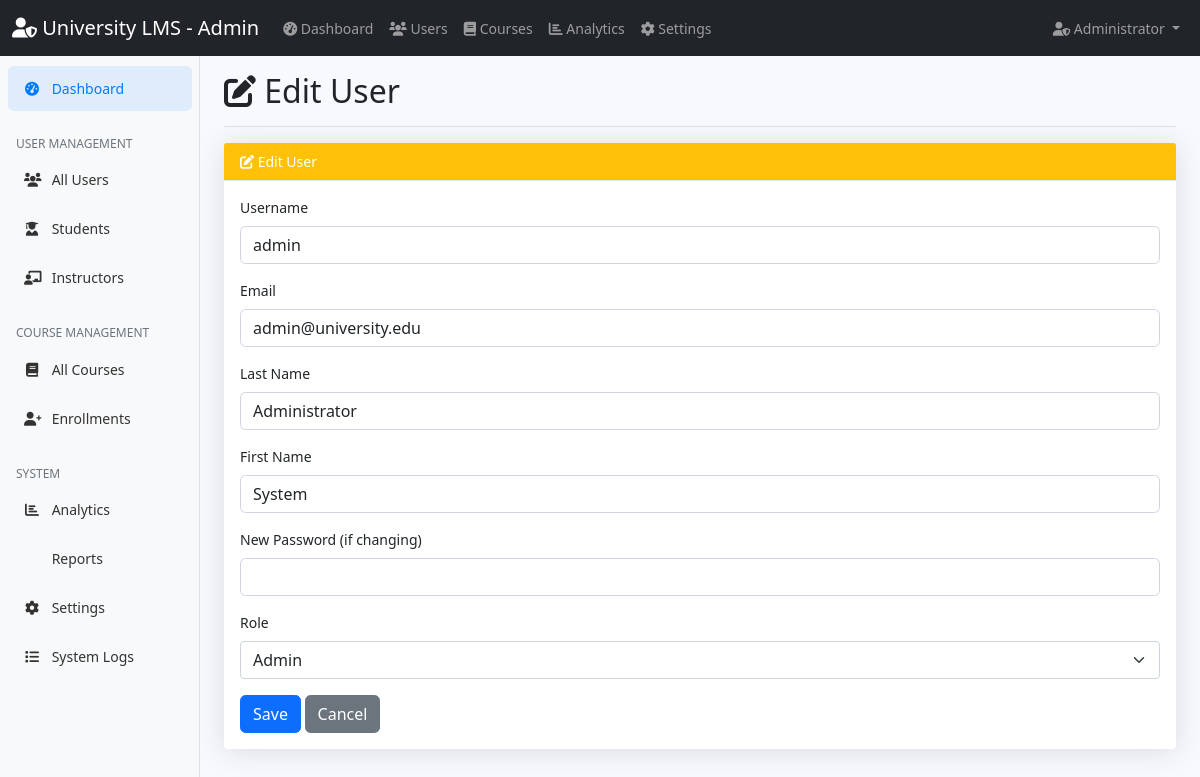
/admin/edit_user.php?id=1 (signed in), run on the app's committed database.
### tables this page shows
CREATE TABLE users (
    id INT PRIMARY KEY AUTO_INCREMENT,
    username VARCHAR(50) UNIQUE NOT NULL,
    email VARCHAR(100) UNIQUE NOT NULL,
    password VARCHAR(255) NOT NULL,
    first_name VARCHAR(50) NOT NULL,
    last_name VARCHAR(50) NOT NULL,
    role ENUM('student', 'instructor', 'admin') NOT NULL,
    profile_image VARCHAR(255),
    created_at TIMESTAMP DEFAULT CURRENT_TIMESTAMP,
    updated_at TIMESTAMP DEFAULT CURRENT_TIMESTAMP ON UPDATE CURRENT_TIMESTAMP
);

### admin/edit_user.php (the view, shortened to what this page needs)
<?php
$database = new Database();
$conn = $database->getConnection();
$user_id = $_GET['id'] ?? null;
$stmt = $conn->prepare("SELECT * FROM users WHERE id = ?");
$stmt->execute([$user_id]);
$user = $stmt->fetch(PDO::FETCH_ASSOC);
?>
<!DOCTYPE html>
<html lang="vi">
<head>
    <link href="https://cdn.jsdelivr.net/npm/bootstrap@5.1.3/dist/css/bootstrap.min.css" rel="stylesheet">
    <link href="https://cdnjs.cloudflare.com/ajax/libs/font-awesome/6.0.0/css/all.min.css" rel="stylesheet">
    <link href="../assets/css/dashboard.css" rel="stylesheet">
</head>
<body class="bg-gray-100">
<?php include '../includes/admin_navbar.php'; ?>
<div class="container-fluid">
    <div class="row">
        <?php include '../includes/admin_sidebar.php'; ?>
        <main class="col-md-9 ms-sm-auto col-lg-10 px-md-4">
            <div class="d-flex justify-content-between flex-wrap flex-md-nowrap align-items-center pt-3 pb-2 mb-3 border-bottom">
                <h1 class="h2"><i class="fas fa-edit"></i> Edit User</h1>
            </div>
            <div class="card mb-4">
                <div class="card-header bg-warning text-white"><i class="fas fa-edit"></i> Edit User</div>
                <div class="card-body">
                    <form method="post">
                        <div class="mb-3">
                            <label class="form-label">Username</label>
                            <input type="text" name="username" class="form-control" value="<?= htmlspecialchars($user['username']) ?>" required>
                        </div>
                        <div class="mb-3">
                            <label class="form-label">Email</label>
                            <input type="email" name="email" class="form-control" value="<?= htmlspecialchars($user['email']) ?>" required>
                        </div>
                        <div class="mb-3">
                            <label class="form-label">Last Name</label>
                            <input type="text" name="last_name" class="form-control" value="<?= htmlspecialchars($user['last_name']) ?>" required>
                        </div>
                        <div class="mb-3">
                            <label class="form-label">First Name</label>
                            <input type="text" name="first_name" class="form-control" value="<?= htmlspecialchars($user['first_name']) ?>" required>
                        </div>
                        <div class="mb-3">
                            <label class="form-label">New Password (if changing)</label>
                            <input type="password" name="password" class="form-control">
                        </div>
                        <div class="mb-3">
                            <label class="form-label">Role</label>
                            <select name="role" class="form-select">
                                <option value="admin" <?= $user['role'] === 'admin' ? 'selected' : '' ?>>Admin</option>
                            </select>
                        </div>
                        <div class="mt-3">
                            <button type="submit" class="btn btn-primary">Save</button>
                            <a href="users.php" class="btn btn-secondary">Cancel</a>
                        </div>
                    </form>
                </div>
            </div>
        </main>
    </div>
</div>
</body>
</html>

### assets/css/dashboard.css (style rules this page uses)
body { font-size: .875rem; background-color: #f8f9fc; }
.card { box-shadow: 0 0.15rem 1.75rem 0 rgba(58, 59, 69, 0.15) !important; border: none; }
.card-header { background-color: #f8f9fc; border-bottom: 1px solid #e3e6f0; }
.btn { border-radius: 0.35rem; font-weight: 400; }
.form-control { border: 1px solid #d1d3e2; border-radius: 0.35rem; }

### data on the page
users: username "admin", email "admin@university.edu", last_name "Administrator", first_name "System", role "Admin"
